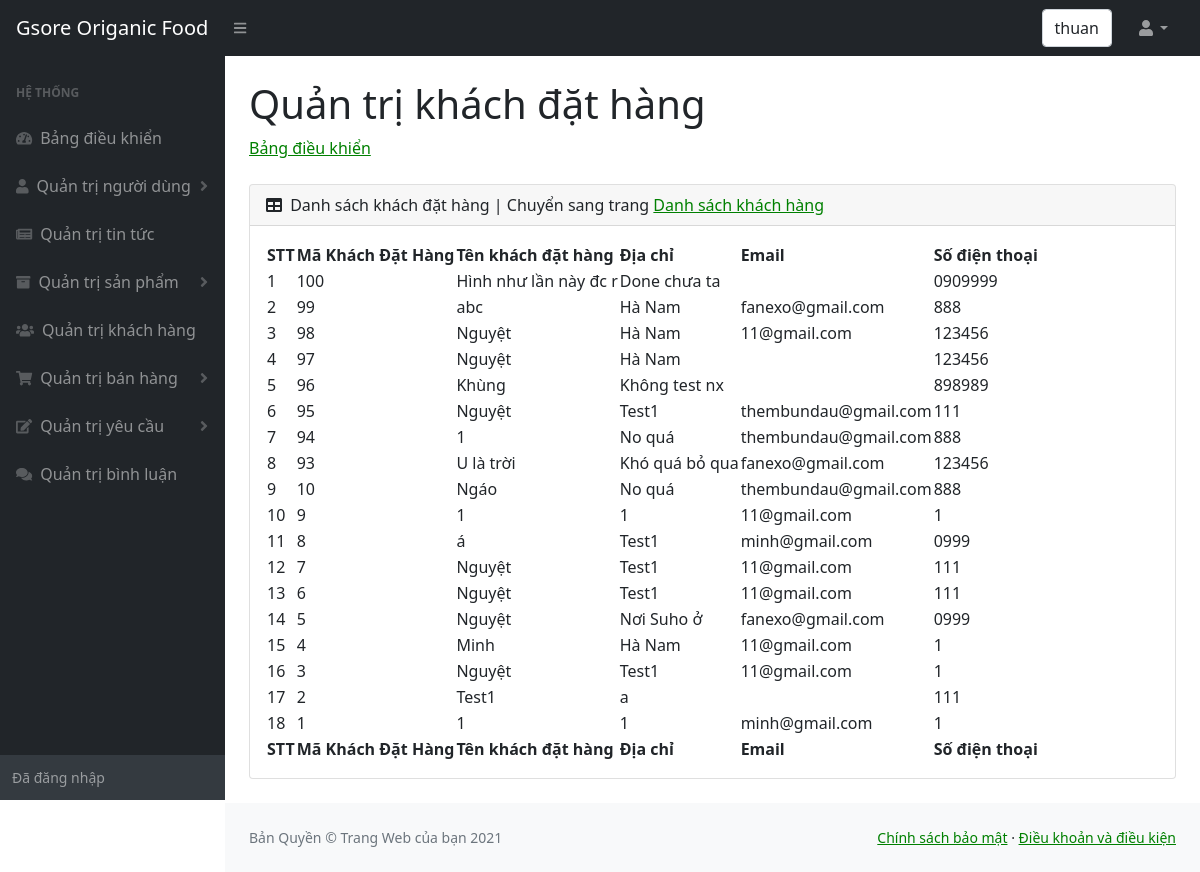
/admin/khachdathang.php (signed in), run on the app's committed database.
### tables this page shows
CREATE TABLE `khachdathang` (
  `makhachdathang` int(11) NOT NULL,
  `tenkhachdathang` varchar(100) NOT NULL,
  `diachikhachdathang` varchar(200) NOT NULL,
  `sodienthoaikhachdathang` varchar(10) NOT NULL,
  `emailkhachdathang` varchar(200) DEFAULT NULL
);

### admin/khachdathang.php (the view, shortened to what this page needs)
<!DOCTYPE html>
<html lang="en">
    <head>
        <link href="https://cdn.jsdelivr.net/npm/simple-datatables@latest/dist/style.css" rel="stylesheet" />
        <link href="css/styles.css" rel="stylesheet" />
    </head>
    <body class="sb-nav-fixed">
        <nav class="sb-topnav navbar navbar-expand navbar-dark bg-dark">
            <a class="navbar-brand ps-3" href="../index.php">Gsore Origanic Food </a>
            <button class="btn btn-link btn-sm order-1 order-lg-0 me-4 me-lg-0" id="sidebarToggle" href="#!"><i class="fas fa-bars"></i></button>
            <form class="d-none d-md-inline-block form-inline ms-auto me-0 me-md-3 my-2 my-md-0">
                <div class="input-group">
                  <div class="form-control"><?php  echo $_SESSION['ten_nguoi_dung'];?>  </div>
                </div>
            </form>
            <ul class="navbar-nav ms-auto ms-md-0 me-3 me-lg-4">
                <li class="nav-item dropdown">
                    <a class="nav-link dropdown-toggle" id="navbarDropdown" href="#" role="button" data-bs-toggle="dropdown" aria-expanded="false"><i class="fas fa-user fa-fw"></i></a>
                </li>
            </ul>
        </nav>
        <div id="layoutSidenav">
        <div id="layoutSidenav_nav" >
                <nav class="sb-sidenav accordion sb-sidenav-dark" id="sidenavAccordion">
                    <div class="sb-sidenav-menu">
                        <div class="nav">
                            <div class="sb-sidenav-menu-heading">Hệ thống</div>
                            <a class="nav-link" href="index.php">
                                <div class="sb-nav-link-icon"><i class="fas fa-tachometer-alt"></i></div>
                                Bảng điều khiển
                            </a>
                            <a class="nav-link collapsed" href="nguoidung.php" data-bs-toggle="collapse" data-bs-target="#collapseOne" aria-expanded="false" aria-controls="collapseOne">
                                <div class="sb-nav-link-icon"><i class="fas fa-user"></i></div>
                                Quản trị người dùng
                                <div class="sb-sidenav-collapse-arrow"><i class="fas fa-angle-down"></i></div>
                            </a>
                            <a class="nav-link" href="tintuc.php">
                                <div class="sb-nav-link-icon"><i class="fas fa-newspaper"></i></div>
                                    Quản trị tin tức
                            </a>
                            <a class="nav-link collapsed" href="#" data-bs-toggle="collapse" data-bs-target="#collapseTwo" aria-expanded="false" aria-controls="collapseTwo">
                                <div class="sb-nav-link-icon"><i class="fas fa-archive"></i></div>
                                Quản trị sản phẩm
                                <div class="sb-sidenav-collapse-arrow"><i class="fas fa-angle-down"></i></div>
                            </a>
                            <a class="nav-link" href="khachhang.php">
                                <div class="sb-nav-link-icon"><i class="fas fa-users"></i></div>
                                Quản trị khách hàng
                            </a>
                            <a class="nav-link collapsed" href="#" data-bs-toggle="collapse" data-bs-target="#collapseThree" aria-expanded="false" aria-controls="collapseThree">
                                <div class="sb-nav-link-icon"><i class="fas fa-shopping-cart"></i></div>
                                Quản trị bán hàng
                                <div class="sb-sidenav-collapse-arrow"><i class="fas fa-angle-down"></i></div>
                            </a>
                            <a class="nav-link collapsed" href="#" data-bs-toggle="collapse" data-bs-target="#collapseFour" aria-expanded="false" aria-controls="collapseFour">
                                <div class="sb-nav-link-icon"><i class="fas fa-edit"></i></div>
                                Quản trị yêu cầu
                                <div class="sb-sidenav-collapse-arrow"><i class="fas fa-angle-down"></i></div>
                            </a>
                            <a class="nav-link" href="binhluan.php">
                                <div class="sb-nav-link-icon"><i class="fas fa-comments"></i></div>
                                Quản trị bình luận
                            </a>
                        </div>
                    </div>
                    <div class="sb-sidenav-footer">
                        <div class="small">Đã đăng nhập</div>
                    </div>
                </nav>
            </div>
            <div id="layoutSidenav_content">
            <main>
                    <div class="container-fluid px-4">
                        <h1 class="mt-4">Quản trị khách đặt hàng</h1>
                        <ol class="breadcrumb mb-4">
                            <li class="breadcrumb-item"><a href="index.php">Bảng điều khiển</a></li>
                        </ol>
                        <div class="card mb-4">
                            <div class="card-header">
                                <i class="fas fa-table me-1"></i>
                                Danh sách khách đặt hàng | Chuyển sang trang <a href="khachhang.php">Danh sách khách hàng</a>
                            </div>
                            <div class="card-body">
                                <table id="datatablesSimple">
                                    <thead>
                                        <tr>
                                            <th>STT</th>
                                            <th>Mã Khách Đặt Hàng</th>
                                            <th>Tên khách đặt hàng</th>
                                            <th>Địa chỉ</th>
                                            <th>Email</th>
                                            <th>Số điện thoại</th>
                                        </tr>
                                    </thead>
                                    <tfoot>
                                        <tr>
                                            <th>STT</th>
                                            <th>Mã Khách Đặt Hàng</th>
                                            <th>Tên khách đặt hàng</th>
                                            <th>Địa chỉ</th>
                                            <th>Email</th>
                                            <th>Số điện thoại</th>
                                        </tr>
                                    </tfoot>
                                    <tbody>
                                    <?php
                                        include("../config.php");
                                        $sql = "
                                                  SELECT *
                                                  FROM khachdathang
                                                  ORDER BY makhachdathang DESC
                                        ";
                                        $khach_dat_hang= mysqli_query($ket_noi, $sql);
                                        $i=0;
                                        while ($row = mysqli_fetch_array($khach_dat_hang)) {
                                            $i++;
                                    ;?>
                                        <tr>
                                            <td><?php echo $i;?></td>
                                            <td><?php echo $row["makhachdathang"];?></td>
                                            <td><?php echo $row["tenkhachdathang"];?></td>
                                            <td><?php echo $row["diachikhachdathang"];?></td>
                                            <td><?php echo $row["emailkhachdathang"];?></td>
                                            <td><?php echo $row["sodienthoaikhachdathang"];?></td>
                                        </tr>
                                    <?php
                                        }
                                    ;?>
                                    </tbody>
                                </table>
                            </div>
                        </div>
                    </div>
                </main>
                <footer class="py-4 bg-light mt-auto">
                    <div class="container-fluid px-4">
                        <div class="d-flex align-items-center justify-content-between small">
                            <div class="text-muted">Bản Quyền &copy; Trang Web của bạn 2021</div>
                            <div>
                                <a href="chinhsachbaomat.php">Chính sách bảo mật</a>
                                &middot;
                                <a href="chinhsachbaomat.php">Điều khoản và điều kiện</a>
                            </div>
                        </div>
                    </div>
                </footer>
            </div>
        </div>
    </body>
</html>

### data on the page
khachdathang: makhachdathang "100", tenkhachdathang "Hình như lần này đc r", diachikhachdathang "Done chưa ta", sodienthoaikhachdathang "0909999"
khachdathang: makhachdathang "99", tenkhachdathang "abc", diachikhachdathang "Hà Nam", emailkhachdathang "fanexo@gmail.com", sodienthoaikhachdathang "888"
khachdathang: makhachdathang "98", tenkhachdathang "Nguyệt", diachikhachdathang "Hà Nam", emailkhachdathang "11@gmail.com", sodienthoaikhachdathang "123456"
khachdathang: makhachdathang "97", tenkhachdathang "Nguyệt", diachikhachdathang "Hà Nam", sodienthoaikhachdathang "123456"
khachdathang: makhachdathang "96", tenkhachdathang "Khùng", diachikhachdathang "Không test nx", sodienthoaikhachdathang "898989"
khachdathang: makhachdathang "95", tenkhachdathang "Nguyệt", diachikhachdathang "Test1", emailkhachdathang "thembundau@gmail.com", sodienthoaikhachdathang "111"
khachdathang: makhachdathang "94", tenkhachdathang "1", diachikhachdathang "No quá", emailkhachdathang "thembundau@gmail.com", sodienthoaikhachdathang "888"
khachdathang: makhachdathang "93", tenkhachdathang "U là trời", diachikhachdathang "Khó quá bỏ qua", emailkhachdathang "fanexo@gmail.com", sodienthoaikhachdathang "123456"
khachdathang: makhachdathang "10", tenkhachdathang "Ngáo", diachikhachdathang "No quá", emailkhachdathang "thembundau@gmail.com", sodienthoaikhachdathang "888"
khachdathang: makhachdathang "9", tenkhachdathang "1", diachikhachdathang "1", emailkhachdathang "11@gmail.com", sodienthoaikhachdathang "1"
khachdathang: makhachdathang "8", tenkhachdathang "á", diachikhachdathang "Test1", emailkhachdathang "minh@gmail.com", sodienthoaikhachdathang "0999"
khachdathang: makhachdathang "7", tenkhachdathang "Nguyệt", diachikhachdathang "Test1", emailkhachdathang "11@gmail.com", sodienthoaikhachdathang "111"
khachdathang: makhachdathang "6", tenkhachdathang "Nguyệt", diachikhachdathang "Test1", emailkhachdathang "11@gmail.com", sodienthoaikhachdathang "111"
khachdathang: makhachdathang "5", tenkhachdathang "Nguyệt", diachikhachdathang "Nơi Suho ở", emailkhachdathang "fanexo@gmail.com", sodienthoaikhachdathang "0999"
khachdathang: makhachdathang "4", tenkhachdathang "Minh", diachikhachdathang "Hà Nam", emailkhachdathang "11@gmail.com", sodienthoaikhachdathang "1"
khachdathang: makhachdathang "3", tenkhachdathang "Nguyệt", diachikhachdathang "Test1", emailkhachdathang "11@gmail.com", sodienthoaikhachdathang "1"
khachdathang: makhachdathang "2", tenkhachdathang "Test1", diachikhachdathang "a", sodienthoaikhachdathang "111"
khachdathang: makhachdathang "1", tenkhachdathang "1", diachikhachdathang "1", emailkhachdathang "minh@gmail.com", sodienthoaikhachdathang "1"

### other printed values
$_SESSION['ten_nguoi_dung'] "thuan"
